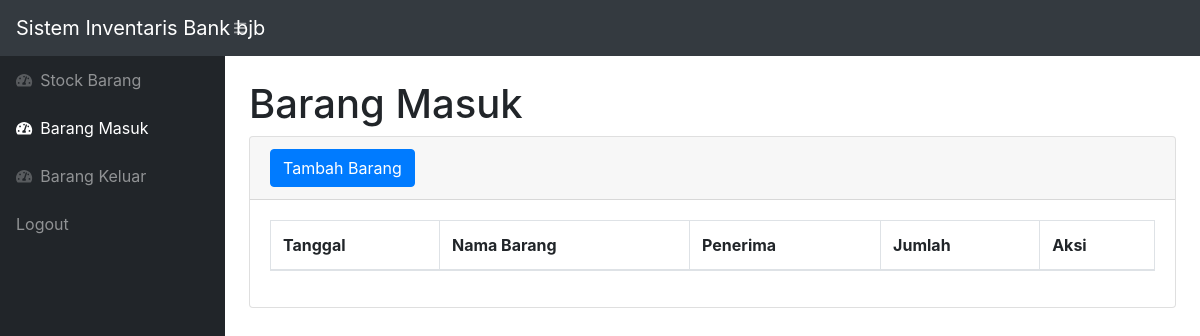
The app's page /masuk.php (signed in), older data.
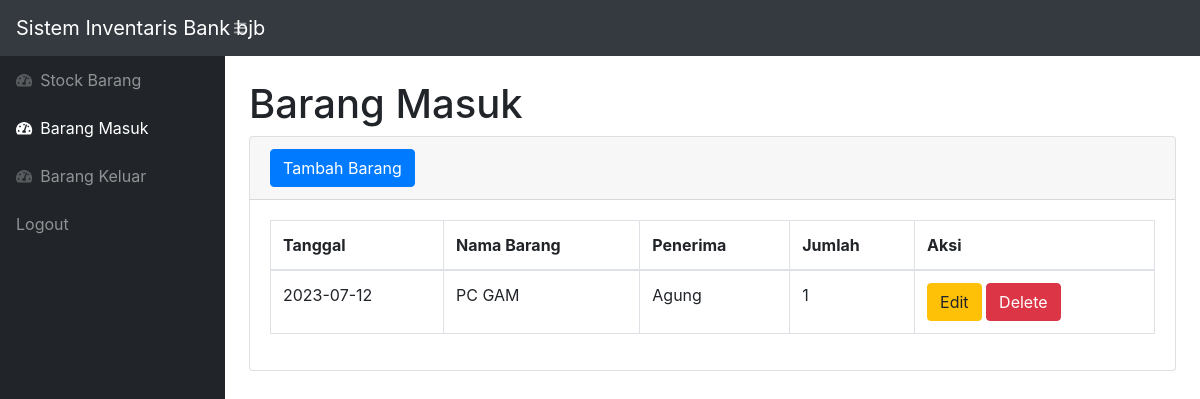
The same page, newer data.
### tables this page shows
CREATE TABLE `masuk` (
  `idmasuk` int(11) NOT NULL,
  `idbarang` int(11) NOT NULL,
  `penerima` varchar(64) NOT NULL,
  `tanggal` date NOT NULL DEFAULT current_timestamp(),
  `qty` int(50) NOT NULL
);

CREATE TABLE `stock` (
  `idbarang` int(11) NOT NULL,
  `namabarang` varchar(50) NOT NULL,
  `deskripsi` varchar(50) NOT NULL,
  `keterangan` varchar(50) NOT NULL,
  `harga` int(50) NOT NULL,
  `jumlah` int(50) NOT NULL,
  `total` int(50) NOT NULL
);

### masuk.php (the view, shortened to what the changed rows need)
<!-- <?php
require 'function.php';
?> -->
<!DOCTYPE html>
<html lang="en">
    <head>
        <link href="css/styles.css" rel="stylesheet" />
        <link href="https://cdn.datatables.net/1.10.20/css/dataTables.bootstrap4.min.css" rel="stylesheet" />
    </head>
    <body class="sb-nav-fixed">
        <div id="layoutSidenav">
            <div id="layoutSidenav_content">
                <main>
                    <div class="container-fluid">
                        <h1 class="mt-4">Barang Masuk</h1>
                        <div class="card mb-4">
                            <div class="card-body">
                                <div class="table-responsive">
                                    <table class="table table-bordered" id="dataTable" width="100%" cellspacing="0">
                                        <thead>
                                            <tr>
                                                <th>Tanggal</th>
                                                <th>Nama Barang</th>
                                                <th>Penerima</th>
                                                <th>Jumlah</th>
                                                <th>Aksi</th>
                                            </tr>
                                        </thead>
                                        <tbody>
                                        <?php
                                            $ambil_alldatastock = mysqli_query($conn,"SELECT * FROM masuk m, stock s WHERE s.idbarang=m.idbarang");
                                            while ($data=mysqli_fetch_array($ambil_alldatastock)) :
                                                $idb = $data['idbarang'];
                                                $tanggal = $data['tanggal'];
                                                $namabarang = $data['namabarang'];
                                                $penerima = $data['penerima'];
                                                $qty = $data['qty'];
                                            ?>
                                            <tr>
                                                <td><?=$tanggal?></td>
                                                <td><?=$namabarang?></td>
                                                <td><?=$penerima?></td>
                                                <td><?=$qty ?></td>
                                                <td>
                                                        <button type="button" class="btn btn-warning" data-toggle="modal" data-target="#edit<?=$idb;?>">
                                                            Edit
                                                        </button>
                                                        <button type="button" class="btn btn-danger" data-toggle="modal" data-target="#delete<?=$idb;?>">
                                                            Delete
                                                        </button>
                                                </td>
                                            </tr>
                                            <?php
                                                endwhile;
                                            ?>
                                        </tbody>
                                    </table>
                                </div>
                            </div>
                        </div>
                    </div>
                </main>
            </div>
        </div>
    </body>
</html>

Row changes from the older to the newer data that the page shows:
added masuk: tanggal "2023-07-12", idbarang.namabarang "PC GAM", penerima "Agung", qty "1"
